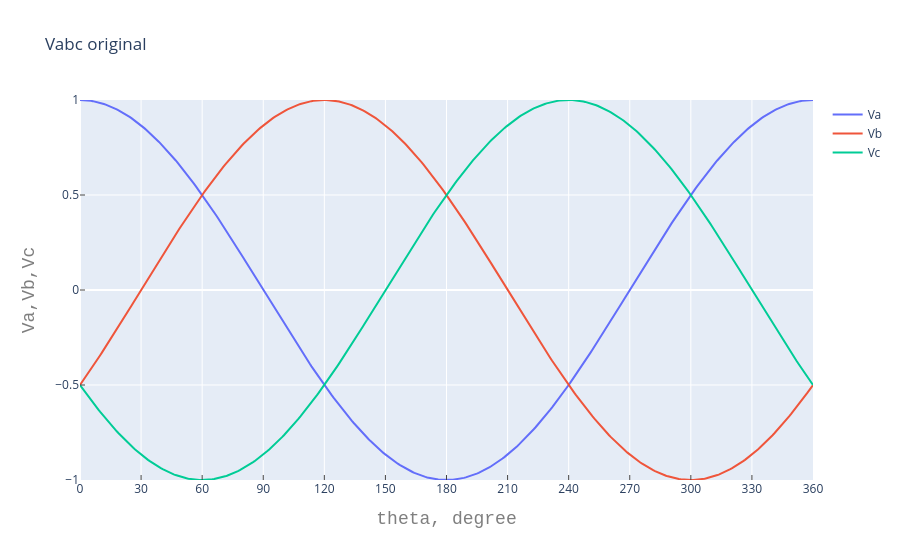

The cell this chart's notebook holds for it:
### Code cell
################# plot Vabc input ###################
Vabc_scatter = []
for i, Vabci in enumerate(Vabc):
    Vabc_scatter.append(
            go.Scatter(
#             x=t*1e3, # assign x as the dataframe column 'x'
            x = theta_degree,
            y=Vabci,
            name = ('Va' if i==0
                        else 'Vb' if i==1
                                  else 'Vc')
        )
    )

layout_Vabc_scatter = go.Layout(
    title='Vabc original',
    xaxis=dict( title=dict(text='theta, degree', font=dict( family='Courier New, monospace', size=18, color='#7f7f7f' )),
        range = [0, theta_degree], tickmode = 'linear', ticks='inside', dtick = 30 ),
    yaxis=dict( title=dict(text='Va,Vb,Vc', font=dict( family='Courier New, monospace', size=18, color='#7f7f7f' )),
        range=[-1, 1], ticks = 'inside' )
)
fig = go.Figure(data = Vabc_scatter, layout = layout_Vabc_scatter)
fig.show()

### Figure 1 — Plotly figure (JSON) as saved in the notebook; plotly's stock layout.template omitted (floating-point values rounded to 4 significant figures; data arrays with more than 128 entries replaced by an {"elided": "..."} marker saying what was removed)
{"data": [{"name": "Va", "type": "scatter", "x": {"elided": "400 float values"}, "y": {"elided": "400 float values"}}, {"name": "Vb", "type": "scatter", "x": {"elided": "400 float values"}, "y": {"elided": "400 float values"}}, {"name": "Vc", "type": "scatter", "x": {"elided": "400 float values"}, "y": {"elided": "400 float values"}}], "layout": {"title": {"text": "Vabc original"}, "xaxis": {"dtick": 30, "range": [0, {"elided": "400 float values"}], "tickmode": "linear", "ticks": "inside", "title": {"font": {"color": "#7f7f7f", "family": "Courier New, monospace", "size": 18}, "text": "theta, degree"}}, "yaxis": {"range": [-1, 1], "ticks": "inside", "title": {"font": {"color": "#7f7f7f", "family": "Courier New, monospace", "size": 18}, "text": "Va,Vb,Vc"}}}}
